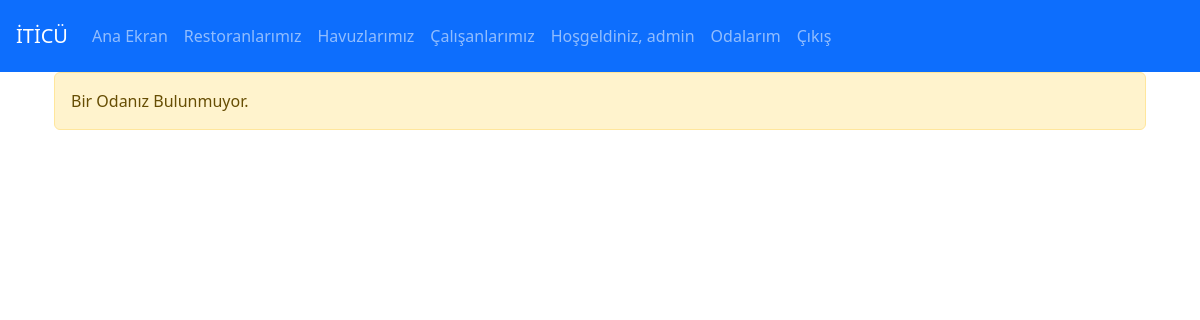
/myrooms (signed in), run on an earlier commit of the app's database.
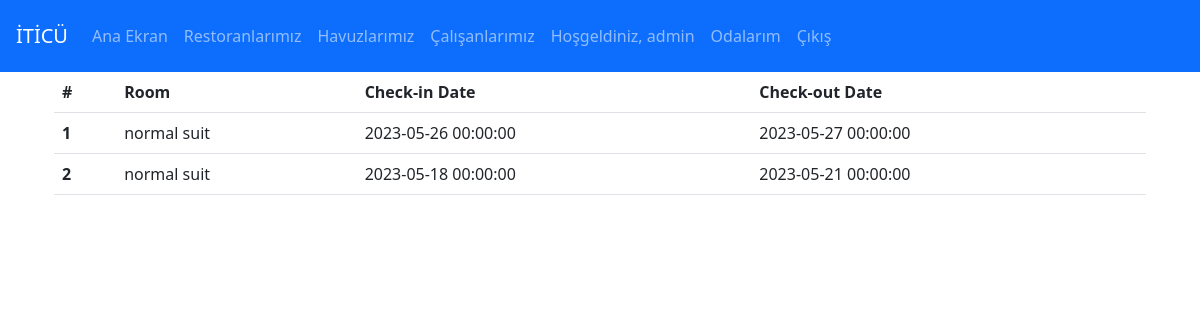
And on a later commit of the database.
### web/models.py (models this page shows, shortened)
class BookingRelation(models.Model):
    guest = models.ForeignKey(Guest,on_delete=models.CASCADE)
    room = models.ForeignKey(Room,on_delete=models.CASCADE)
    checkinDate = models.CharField(max_length=20)
    checkOutDate = models.CharField(max_length=20)

class Room(models.Model):
    type = models.CharField(max_length=40,default="normal suit")
    number_of_beds = models.IntegerField()
    is_taken = models.BooleanField(default=False)
    daily_price = models.IntegerField()
    img = models.ImageField(null=True,upload_to="uploads")
    hotel = models.ForeignKey(Hotel,on_delete= models.CASCADE,null=True)
    def __str__(self) -> str:
        return self.type

### web/views.py (the view)
# urls.py: path("myrooms",views.myrooms,name="myrooms")
def myrooms(request):
      if not request.user.is_authenticated:
            return redirect("login")
      else:
            bookings = BookingRelation.objects.raw(f"select * from web_bookingrelation where guest_id = (select id from auth_user where id = {request.user.id})")
            return render(request,"myrooms.html",{"bookings":bookings})

### web/templates/myrooms.html
{% extends 'base.html' %}
{%block body%}
<div class="fluid-container">
<div class="container">
  {%if bookings|length > 0 %}
<table class="table">
  <thead>
    <tr>
      <th scope="col">#</th>
      <th scope="col">Room</th>
      <th scope="col">Check-in Date</th>
      <th scope="col">Check-out Date</th>
    </tr>
  </thead>
  <tbody>
    {% for book in bookings %}
    <tr>
      <th scope="row">{{forloop.counter}}</th>
      <td>{{book.room}}</td>
      <td>{{book.checkinDate}}</td>
      <td>{{book.checkOutDate}}</td>
    </tr>
    {% endfor %}
  </tbody>
</table>
{%else%}
<div class="alert alert-warning">Bir Odanız Bulunmuyor.</div>
{%endif%}
</div>
</div>
{%endblock%}

### templates/base.html (shortened to what this page needs)
<!DOCTYPE html>
<html lang="en">
<head>
    <link href="https://cdn.jsdelivr.net/npm/bootstrap@5.3.0-alpha2/dist/css/bootstrap.min.css" rel="stylesheet">
</head>
<body>
    <nav class="navbar navbar-expand-lg navbar-dark bg-primary p-3">
      <a class="navbar-brand mr-3" href="{%url 'home'%}">İTİCÜ </a>
      <div class="collapse navbar-collapse" id="navbarNav">
        <ul class="navbar-nav">
          <li class="nav-item active">
            <a class="nav-link" href="{%url 'home'%}">Ana Ekran</span></a>
          </li>
          <li class="nav-item">
            <a class="nav-link" href="{%url 'res_hotels'%}">Restoranlarımız</a>
          </li>
          <li class="nav-item">
            <a class="nav-link" href="{%url 'pool_hotels'%}">Havuzlarımız</a>
          </li>
          <li class="nav-item">
            <a class="nav-link" href="{%url 'employees'%}">Çalışanlarımız</a>
          </li>
        </ul>
          <div class=" me-3">
            <ul class="navbar-nav">
          {%if user.is_authenticated%}
            <li class="nav-item float-right">
              <span class="nav-link " href="#">Hoşgeldiniz, {{user.username}}</span>
            </li>
            <li class="nav-item float-right">
              <a class="nav-link " href="{%url 'myrooms'%}">Odalarım</a>
            </li>
            <li class="nav-item float-right">
              <a class="nav-link " href="{%url 'logout'%}">Çıkış</a>
            </li>
          {%endif%}
        </ul>
      </div>
      </div>
    </nav>
    <div class="container">
  <div class="row">
        {%block body%}
        {%endblock%}
  </div>
</div>
</body>
</html>

What changed in the data, as far as the page shows it:
added BookingRelation: room "normal suit", checkinDate "2023-05-26 00:00:00", checkOutDate "2023-05-27 00:00:00"
added BookingRelation: room "normal suit", checkinDate "2023-05-18 00:00:00", checkOutDate "2023-05-21 00:00:00"
Also different on the page:
text no longer shown: "Bir Odanız Bulunmuyor."
text now shown: "# Room Check-in Date Check-out Date"
